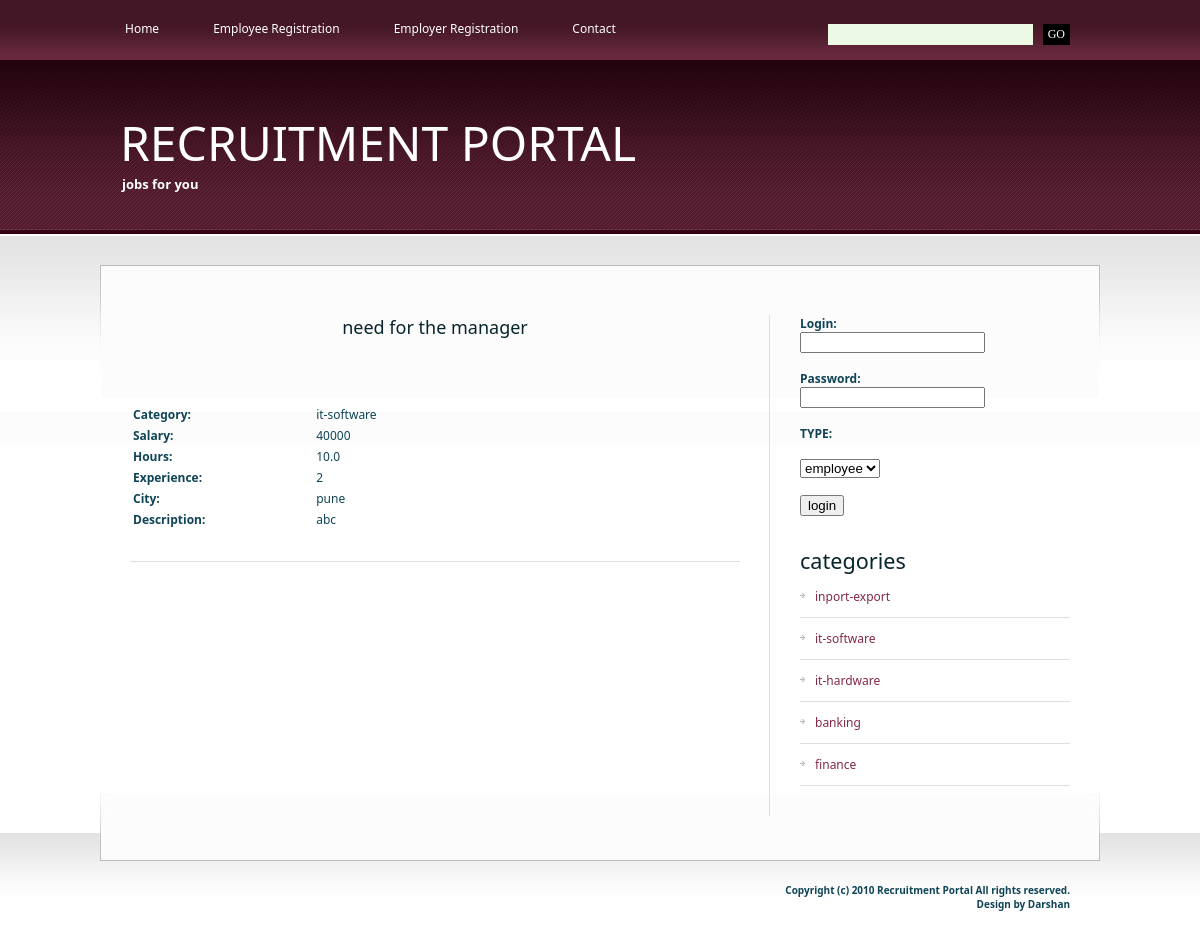
Page /job_details.php?id=15 on the committed database.
### tables this page shows
CREATE TABLE `jobs` (
  `j_id` int(4) NOT NULL auto_increment,
  `j_category` varchar(40) NOT NULL,
  `j_owner_name` varchar(30) NOT NULL,
  `j_title` varchar(30) NOT NULL,
  `j_hours` float(3,1) NOT NULL,
  `j_salary` int(10) NOT NULL,
  `j_experience` int(3) NOT NULL,
  `j_discription` varchar(300) NOT NULL,
  `j_city` varchar(20) NOT NULL,
  `j_active` int(1) NOT NULL default '1',
  PRIMARY KEY  (`j_id`)
);

CREATE TABLE `categories` (
  `cat_id` int(4) NOT NULL auto_increment,
  `cat_nm` varchar(30) NOT NULL,
  PRIMARY KEY  (`cat_id`)
);

### job_details.php (the view, shortened to what this page needs)
<?php session_start();
	$link=mysql_connect("localhost","root","") or die("cant connect");
	$q = "select * from jobs where j_id =".$_GET['id'];
	$res = mysql_query($q,$link) or die("Wrong Query");
	$row = mysql_fetch_assoc($res);
?>
<!DOCTYPE html PUBLIC "-//W3C//DTD XHTML 1.0 Strict//EN" "http://www.w3.org/TR/xhtml1/DTD/xhtml1-strict.dtd">
<html xmlns="http://www.w3.org/1999/xhtml">
<head>
<?php
include("includes/head.inc.php");
?>
</head>
<body>
<div id="header-wrapper">
	<div id="header">
	<div id="menu">
		<?php
		include("includes/menu.inc.php");
		?>
		</div>
		<div id="search">
		<?php
		include("includes/search.inc.php");
		?>
		</div>
	</div>
</div>
<div id="logo">
	<?php
	include("includes/logo.inc.php");
	?>
	</div>
<div id="wrapper">
	<div id="page">
		<div id="page-bgtop">
			<div id="content">
				<div class="post">
					<h2 class="title"><center><?php echo $row['j_title']; ?></center></a></h2>
					<p class="meta"></p>
					<div class="entry">
						<table width="100%" border="0">
						<?php
						echo '<tr><td width="30%"><b>Category:</b><br><td>'.$row['j_category'].'</td></tr>
								<tr><td><b>Salary:</b></td><td>'.$row['j_salary'].'</td></tr>
								<tr><td><b>Hours:</b></td><td>'.$row['j_hours'].'</td></tr>
								<tr><td><b>Experience:</b></td><td>'.$row['j_experience'].'</td></tr>
								<tr><td><b>City:</b></td><td>'.$row['j_city'].'</td></tr>
								<tr><td><b>Description:</b></td><td>'.$row['j_discription'].'</tr>
								';
						?>
						<br>
						<br>
						</table>
					</div>
				</div>
			</div>
			<div id="sidebar">
			<?php
		include("includes/sidebar.inc.php");
		?>
			</div>
			<div style="clear: both;">&nbsp;</div>
		</div>
	</div>
</div>
<div id="footer-bgcontent">
	<div id="footer">
		<?php
		include("includes/footer.inc.php");
		?>
	</div>
</div>
</body>
</html>

### includes/head.inc.php (shortened to what this page needs)
<link href="style.css" rel="stylesheet" type="text/css" media="screen" />

### includes/menu.inc.php (shortened to what this page needs)
<ul>
		<li><a href="index.php" class="first">Home</a></li>
		<?php
				if(!isset($_SESSION['employee']))
				{
					echo '<li><a href="employeeregister.php">Employee Registration</a></li>';
				}
		?>
		<?php
				if(!isset($_SESSION['employer']))
				{
					echo '<li><a href="employerregister.php">Employer Registration</a></li>';
				}
		?>
				<li><a href="Contact.php">Contact</a></li>
</ul>

### includes/search.inc.php
<form method="get" action="">
	<fieldset>
	<input type="text" name="s" id="search-text" size="15" />
	<input type="submit" id="search-submit" value="GO" />
	</fieldset>
</form>

### includes/logo.inc.php
<h1><a href="#">RECRUITMENT PORTAL</a></h1>
<p>jobs for you</p>

### includes/sidebar.inc.php (shortened to what this page needs)
<ul>
					<li>
					<?php
				if(isset($_SESSION['status']))
				{
					echo '<h2 class="title">Hello '.$_SESSION['unm'].'!</h2>';
				}
				else
				{
					echo'
						<form action="process_login.php" method=POST>
						<b>Login:</b><br> <input type="text" name="unm" >
						<br>
						<br>
						<b>Password:</b><br><input type="password" name="pwd">
						<br>
						<br>
						<b>TYPE:<br><br><select name="cat">
										<option> employee
										<option> employer
										</select>
						<br>
						<br>
						<b><input type="submit" value="login">
						</form>
					';
				}
				?>
					</li>
					<li>
						<h2>categories </h2>
						<ul>
					<?php
						$link=mysql_connect("localhost","root","")or die("can not connect");
						$q="select * from categories";
						$res=mysql_query($q,$link) or die("cant connect");
						while($row=mysql_fetch_assoc($res))
						{
							echo '<li><a href="jobs_by_category.php?cat='.$row['cat_nm'].'">'.$row['cat_nm'].'</a></li>';
						}
					?>
						</ul>
					</li>
				</ul>

### includes/footer.inc.php
<p>Copyright (c) 2010 Recruitment Portal All rights reserved. <br />
			Design by Darshan</p>

### style.css (style rules this page uses)
body { margin: 0px; padding: 0; background: url(images/img01.jpg) repeat-x left top; font-family: Segoe UI; font-size: 12px; color: #0E4456; }
h1, h2, h3 { margin: 0; font-weight: normal; color: #08252E; }
h1 { font-size: 44px; }
h2 { font-size: 18px; }
p, ul, ol { margin-top: 0; line-height: 220%; text-align: justify; }
a { color: #842946; }
#wrapper { margin: 0px; padding: 30px 0px 0px 0px; }
#header-wrapper { margin: 0px; padding: 0px; }
#header { width: 1000px; height: 60px; margin: 0 auto; }
#menu { float: left; width: 690px; height: 60px; }
#menu ul { margin: 0px; padding: 0px; list-style: none; line-height: normal; }
#menu li { display: block; float: left; }
#menu a { display: block; float: left; height: 40px; margin-right: 4px; padding: 20px 25px 0px 25px; text-decoration: none; font-family: Segoe UI font-size: 14px; color: #FFFFFF; }
#menu .first { background: none; }
#search { float: right; width: 310px; height: 60px; }
#search form { float: right; margin: 0; padding: 24px 30px 0 0; }
#search fieldset { margin: 0; padding: 0; border: none; }
#search input { float: left; font: 12px Georgia, "Times New Roman", Times, serif; border: none; }
#search-text { width: 200px; height: 18px; padding: 3px 0 0 5px; border: 1px solid #333333; background: #ECF9E4; color: #000000; }
#search-submit { height: 21px; margin-left: 10px; padding: 0px 5px; background: #000000; color: #FFFFFF; }
#page { width: 1000px; margin: 0 auto; padding: 0px; background: url(images/img04.jpg) no-repeat left bottom; }
#page-bgtop { padding: 50px 30px 0px 30px; background: url(images/img05.jpg) no-repeat left top; }
#logo { width: 1000px; height: 175px; margin: 0 auto; }
#logo h1, #logo p { margin: 0px; line-height: normal; font-weight: normal; color: #FFFFFF; }
#logo p { padding-left: 22px; font-size: 13px; font-weight: bold; color: #FFFFFF; }
#logo h1 { padding-left: 20px; padding-top: 50px; font-size: 48px; }
#logo a { text-decoration: none; color: #FFFFFF; }
#logo h1 a { text-decoration: none; color: #FFFFFF; }
#content { float: left; width: 610px; }
.post { margin-bottom: 45px; border-bottom: 1px solid #DFDFDF; }
.post .title { height: 30px; color: #08252E; }
.post .meta { margin-left: 2px; padding: 2px 30px 2px 16px; font-family: Segoe UI font-weight: normal; font-size: 10px; color: #66665E; }
.post .entry { padding: 10px 0 30px 0; }
#sidebar { float: right; width: 300px; font-family: Segoe UI font-size: 12px; border-left: 1px solid #DFDFDF; }
#sidebar ul { margin: 0px 0px 0px 30px; padding: 0; list-style: none; line-height: normal; }
#sidebar li { margin-bottom: 30px; }
#sidebar li ul { margin: 0px; padding: 0px; }
#sidebar li li { margin: 0; padding: 12px 0px 12px 15px; border-bottom: 1px solid #DFDFDF; background: url(images/img09.jpg) no-repeat left 17px; }
#sidebar li li a { font-weight: normal; }
#sidebar h2 { height: 30px; font-size: 1.8em; font-weight: normal; }
#sidebar a { text-align: left; text-decoration: none; font-weight: bold; }
#footer-bgcontent { margin: 0px; padding: 0px; height: 70px; background: url(images/img02.jpg) repeat-x left top; }
#footer { width: 1000px; height: 49px; margin: 0 auto; padding-top: 50px; background: url(images/img03.jpg) no-repeat left top; }
#footer p { margin: 0; padding-right: 30px; text-align: right; line-height: normal; font-size: 10px; }

### rows in the picture
jobs: j_title "need for the manager", j_category "it-software", j_salary "40000", j_hours "10.0", j_experience "2", j_city "pune", j_discription "abc"
categories: cat_nm "inport-export"
categories: cat_nm "it-software"
categories: cat_nm "it-hardware"
categories: cat_nm "banking"
categories: cat_nm "finance"
